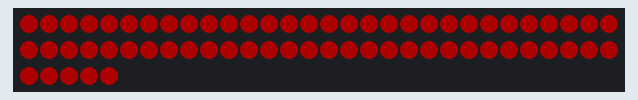
Simulated run of this sketch. Board: Arduino Uno, built with avr-gcc and run on an emulated ATmega328P. On the bench: 65 RGB LEDs in strip order, left to right, continuing on the next row. Dim RGB values are drawn brighter than linear.

Above: at 0.1 s.
At 0.51 s:
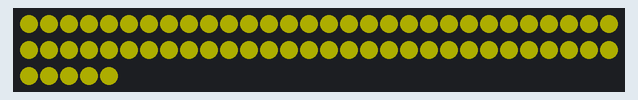
At 0.91 s:
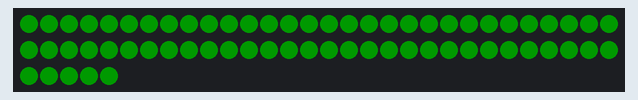

The sketch:

0_fill_solid.ino
```cpp
#include <FastLED.h>

#define NUM_LEDS 65
#define LED_PIN 6

// led array
CRGB leds[NUM_LEDS];
// leds[0] first led


void setup() {
  // GRB = color order
  FastLED.addLeds<WS2812B, LED_PIN, GRB>(leds, NUM_LEDS);
  FastLED.setBrightness(50);

}

void loop() {
  fill_solid(leds, NUM_LEDS, CRGB::Red);
  FastLED.show();
  delay(200);

  fill_solid(leds, NUM_LEDS, CRGB::Green);
  FastLED.show();
  delay(200);

  fill_solid(leds, NUM_LEDS, CRGB::Yellow);
  FastLED.show();
  delay(200);
}
```

Measured:
- by itself, everything shown: repeats every 0.61 s, in 3 steps
